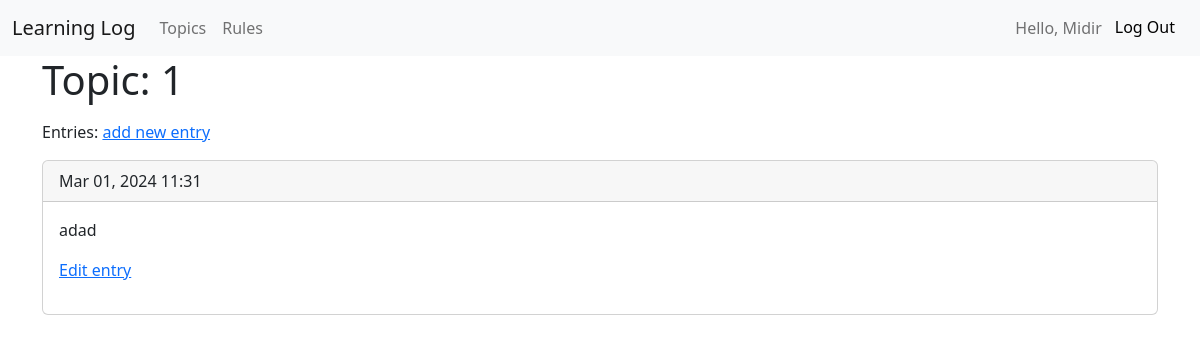
The page /topics/2/ (signed in) on the database its author committed.
### learning_logs/models.py (models this page shows, shortened)
class Topic(models.Model):
     text = models.CharField(max_length=200)
     date_added = models.DateTimeField(auto_now_add=True)
     owner = models.ForeignKey(User, on_delete=models.CASCADE)
     def __str__(self):
         return self.text

class Entry(models.Model):
     topic = models.ForeignKey(Topic, on_delete=models.CASCADE)
     text = models.TextField()
     date_added = models.DateTimeField(auto_now_add=True)
     class Meta:
         verbose_name_plural = 'entries'

### learning_logs/views.py (the view)
# urls.py: path('topics/<int:topic_id>/', views.topic, name='topic'),
@login_required
def topic(request, topic_id):
     topic = Topic.objects.get(id=topic_id)
     if request.user.is_superuser == False:
        if topic.owner != request.user:
           raise Http404
     entries = topic.entry_set.order_by('-date_added')
     context = {'topic': topic, 'entries': entries}
     return render(request, 'learning_logs/topic.html', context)

### templates/learning_logs/topic.html
{% extends 'learning_logs/base.html' %}
{% block content %}
    <div class='container'>
        <h1><p>Topic: {{topic}}</p></h1>
        <p>Entries: <a href="{% url 'learning_logs:new_entry' topic.id %}">add new entry</a> </p>
            {% for entry in entries %}
                <div class="card mb-2">
                    <div class="card-header">
                        {{entry.date_added|date:'M d, Y H:i'}}
                    </div>
                    <div class="card-body">
                        {{entry.text|linebreaks}}
                        <p><a href="{% url 'learning_logs:edit_entry' entry.id %}">Edit entry</a></p>
                    </div>
                </div>
            {% empty %}
                No entries
            {% endfor %}
    </div>
{% endblock content %}

### templates/learning_logs/base.html (shortened to what this page needs)
<!DOCTYPE html>
<html lang="en">
    <head>
        <link href="https://cdn.jsdelivr.net/npm/bootstrap@5.2.3/dist/css/bootstrap.min.css" rel="stylesheet">
    </head>
    <nav class="navbar navbar-expand-lg bg-light">
      <div class="container-fluid">
          <a class="navbar-brand" href="{% url 'learning_logs:index' %}">Learning Log</a>
          <div class="collapse navbar-collapse" id="navbarSupportedContent">
              <ul class="navbar-nav me-auto mb-2 mb-lg-0">
                  <li class="nav-item">
                      <a class="nav-link" href="{% url 'learning_logs:topics' %}">Topics</a>
                  </li>
              </ul>
              <div class="collapse navbar-collapse" id="navbarSupportedContent">
                <ul class="navbar-nav me-auto mb-2 mb-lg-0">
                    <li class="nav-item">
                        <a class="nav-link" href="{% url 'learning_logs:rules' %}">Rules</a>
                    </li>
                </ul>
              <div class="d-flex ms-auto">
                  <ul class="navbar-nav">
                  {% if user.is_authenticated %}
                      <span class="navbar-text">Hello, {{ user.username }}</span>
                      <li class="nav-item">
                        <form method="post" action="{% url 'users:logout' %}">{% csrf_token %} <button name="submit" class="btn btn-light">Log Out</button></form>
                      </li>
                  {% endif %}
                  </ul>
              </div>
          </div>
      </div>
  </nav>
  {% block content %}
  {% endblock %}
  </html>

### rows shown on the page
Topic: text "1"
Entry: date_added "Mar 01, 2024 11:31", text "adad"

### other values the page prints
{{ user.username }} "Midir"
